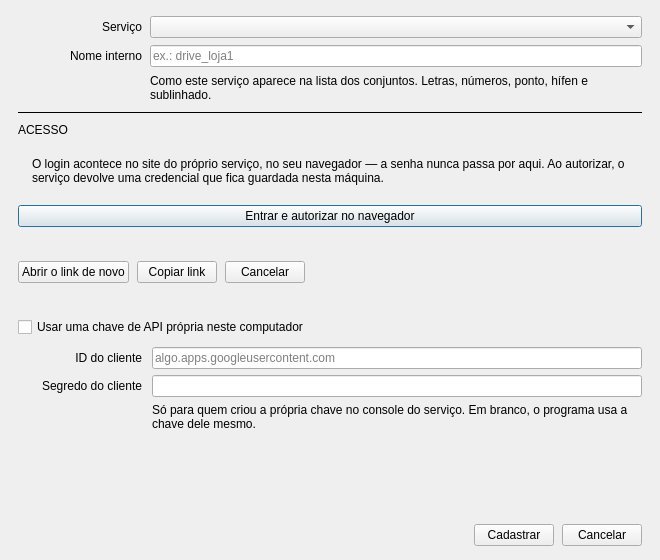
<?xml version="1.0" encoding="UTF-8"?>
<ui version="4.0">
 <class>CloudSetupDialog</class>
 <widget class="QDialog" name="CloudSetupDialog">
  <property name="geometry">
   <rect><x>0</x><y>0</y><width>660</width><height>560</height></rect>
  </property>
  <property name="windowTitle"><string>Adicionar serviço de nuvem</string></property>
  <property name="modal"><bool>true</bool></property>
  <layout class="QVBoxLayout" name="rootLayout">
   <property name="leftMargin"><number>18</number></property>
   <property name="topMargin"><number>16</number></property>
   <property name="rightMargin"><number>18</number></property>
   <property name="bottomMargin"><number>14</number></property>
   <property name="spacing"><number>10</number></property>

   <item>
    <layout class="QGridLayout" name="gridTop">
     <property name="horizontalSpacing"><number>8</number></property>
     <property name="verticalSpacing"><number>7</number></property>

     <item row="0" column="0">
      <widget class="QLabel" name="lblProvider">
       <property name="role" stdset="0"><string notr="true">field</string></property>
       <property name="minimumSize"><size><width>124</width><height>0</height></size></property>
       <property name="maximumSize"><size><width>124</width><height>16777215</height></size></property>
       <property name="alignment"><set>Qt::AlignRight|Qt::AlignTrailing|Qt::AlignVCenter</set></property>
       <property name="text"><string>Serviço</string></property>
      </widget>
     </item>
     <item row="0" column="1">
      <widget class="QComboBox" name="comboProvider"/>
     </item>

     <item row="1" column="0">
      <widget class="QLabel" name="lblName">
       <property name="role" stdset="0"><string notr="true">field</string></property>
       <property name="minimumSize"><size><width>124</width><height>0</height></size></property>
       <property name="maximumSize"><size><width>124</width><height>16777215</height></size></property>
       <property name="alignment"><set>Qt::AlignRight|Qt::AlignTrailing|Qt::AlignVCenter</set></property>
       <property name="text"><string>Nome interno</string></property>
      </widget>
     </item>
     <item row="1" column="1">
      <widget class="QLineEdit" name="editName">
       <property name="mono" stdset="0"><string notr="true">true</string></property>
       <property name="placeholderText"><string>ex.: drive_loja1</string></property>
      </widget>
     </item>
     <item row="2" column="1">
      <widget class="QLabel" name="lblNameHint">
       <property name="role" stdset="0"><string notr="true">hint</string></property>
       <property name="wordWrap"><bool>true</bool></property>
       <property name="text"><string>Como este serviço aparece na lista dos conjuntos. Letras, números, ponto, hífen e sublinhado.</string></property>
      </widget>
     </item>
    </layout>
   </item>

   <item>
    <widget class="QFrame" name="dividerTop">
     <property name="role" stdset="0"><string notr="true">divider</string></property>
     <property name="minimumSize"><size><width>0</width><height>1</height></size></property>
     <property name="maximumSize"><size><width>16777215</width><height>1</height></size></property>
     <property name="frameShape"><enum>QFrame::HLine</enum></property>
    </widget>
   </item>

   <item>
    <widget class="QLabel" name="lblStepHeader">
     <property name="role" stdset="0"><string notr="true">section</string></property>
     <property name="text"><string>ACESSO</string></property>
    </widget>
   </item>

   <item>
    <widget class="QStackedWidget" name="stack">
     <property name="currentIndex"><number>0</number></property>

     <widget class="QWidget" name="pageOauth">
      <layout class="QVBoxLayout" name="oauthLayout">
       <property name="leftMargin"><number>0</number></property>
       <property name="topMargin"><number>0</number></property>
       <property name="rightMargin"><number>0</number></property>
       <property name="bottomMargin"><number>0</number></property>
       <property name="spacing"><number>10</number></property>
       <item>
        <widget class="QFrame" name="oauthRule">
         <property name="role" stdset="0"><string notr="true">rule</string></property>
         <layout class="QVBoxLayout" name="oauthRuleLayout">
          <property name="leftMargin"><number>14</number></property>
          <property name="topMargin"><number>10</number></property>
          <property name="rightMargin"><number>14</number></property>
          <property name="bottomMargin"><number>10</number></property>
          <item>
           <widget class="QLabel" name="lblOauthIntro">
            <property name="wordWrap"><bool>true</bool></property>
            <property name="text"><string>O login acontece no site do próprio serviço, no seu navegador — a senha nunca passa por aqui. Ao autorizar, o serviço devolve uma credencial que fica guardada nesta máquina.</string></property>
           </widget>
          </item>
         </layout>
        </widget>
       </item>
       <item>
        <widget class="QPushButton" name="btnAuthorize">
         <property name="role" stdset="0"><string notr="true">accent</string></property>
         <property name="text"><string>Entrar e autorizar no navegador</string></property>
        </widget>
       </item>
       <item>
        <widget class="QLabel" name="lblOauthStatus">
         <property name="role" stdset="0"><string notr="true">hint</string></property>
         <property name="wordWrap"><bool>true</bool></property>
         <property name="text"><string/></property>
        </widget>
       </item>
       <item>
        <layout class="QHBoxLayout" name="oauthLinkLayout">
         <property name="spacing"><number>8</number></property>
         <item>
          <widget class="QPushButton" name="btnOpenAgain">
           <property name="text"><string>Abrir o link de novo</string></property>
          </widget>
         </item>
         <item>
          <widget class="QPushButton" name="btnCopyLink">
           <property name="text"><string>Copiar link</string></property>
          </widget>
         </item>
         <item>
          <widget class="QPushButton" name="btnCancelAuth">
           <property name="text"><string>Cancelar</string></property>
          </widget>
         </item>
         <item>
          <spacer name="oauthLinkSpacer">
           <property name="orientation"><enum>Qt::Orientation::Horizontal</enum></property>
           <property name="sizeHint" stdset="0"><size><width>1</width><height>0</height></size></property>
          </spacer>
         </item>
        </layout>
       </item>
       <item>
        <widget class="QLabel" name="lblKeyWarn">
         <property name="role" stdset="0"><string notr="true">hintWarn</string></property>
         <property name="wordWrap"><bool>true</bool></property>
         <property name="text"><string/></property>
        </widget>
       </item>
       <item>
        <widget class="QCheckBox" name="chkOwnKey">
         <property name="text"><string>Usar uma chave de API própria neste computador</string></property>
        </widget>
       </item>
       <item>
        <widget class="QWidget" name="keyBox">
         <layout class="QGridLayout" name="keyLayout">
          <property name="leftMargin"><number>0</number></property>
          <property name="topMargin"><number>0</number></property>
          <property name="rightMargin"><number>0</number></property>
          <property name="bottomMargin"><number>0</number></property>
          <property name="horizontalSpacing"><number>10</number></property>
          <property name="verticalSpacing"><number>6</number></property>
          <item row="0" column="0">
           <widget class="QLabel" name="lblKeyId">
            <property name="role" stdset="0"><string notr="true">field</string></property>
            <property name="minimumSize"><size><width>124</width><height>0</height></size></property>
            <property name="maximumSize"><size><width>124</width><height>16777215</height></size></property>
            <property name="alignment"><set>Qt::AlignmentFlag::AlignRight|Qt::AlignmentFlag::AlignVCenter</set></property>
            <property name="text"><string>ID do cliente</string></property>
           </widget>
          </item>
          <item row="0" column="1">
           <widget class="QLineEdit" name="editClientId">
            <property name="placeholderText"><string>algo.apps.googleusercontent.com</string></property>
           </widget>
          </item>
          <item row="1" column="0">
           <widget class="QLabel" name="lblKeySecret">
            <property name="role" stdset="0"><string notr="true">field</string></property>
            <property name="minimumSize"><size><width>124</width><height>0</height></size></property>
            <property name="maximumSize"><size><width>124</width><height>16777215</height></size></property>
            <property name="alignment"><set>Qt::AlignmentFlag::AlignRight|Qt::AlignmentFlag::AlignVCenter</set></property>
            <property name="text"><string>Segredo do cliente</string></property>
           </widget>
          </item>
          <item row="1" column="1">
           <widget class="QLineEdit" name="editClientSecret">
            <property name="echoMode"><enum>QLineEdit::EchoMode::Password</enum></property>
           </widget>
          </item>
          <item row="2" column="1">
           <widget class="QLabel" name="lblKeyHint">
            <property name="role" stdset="0"><string notr="true">hint</string></property>
            <property name="wordWrap"><bool>true</bool></property>
            <property name="text"><string>Só para quem criou a própria chave no console do serviço. Em branco, o programa usa a chave dele mesmo.</string></property>
           </widget>
          </item>
         </layout>
        </widget>
       </item>
       <item>
        <spacer name="oauthSpacer">
         <property name="orientation"><enum>Qt::Orientation::Vertical</enum></property>
         <property name="sizeHint" stdset="0"><size><width>0</width><height>1</height></size></property>
        </spacer>
       </item>
      </layout>
     </widget>

     <widget class="QWidget" name="pageFields">
      <layout class="QVBoxLayout" name="fieldsLayout">
       <property name="leftMargin"><number>0</number></property>
       <property name="topMargin"><number>0</number></property>
       <property name="rightMargin"><number>0</number></property>
       <property name="bottomMargin"><number>0</number></property>
       <property name="spacing"><number>8</number></property>
       <item>
        <widget class="QScrollArea" name="fieldsScroll">
         <property name="frameShape"><enum>QFrame::NoFrame</enum></property>
         <property name="horizontalScrollBarPolicy"><enum>Qt::ScrollBarAlwaysOff</enum></property>
         <property name="widgetResizable"><bool>true</bool></property>
         <widget class="QWidget" name="fieldsContents">
          <property name="geometry">
           <rect><x>0</x><y>0</y><width>600</width><height>240</height></rect>
          </property>
          <layout class="QGridLayout" name="gridFields">
           <property name="horizontalSpacing"><number>8</number></property>
           <property name="verticalSpacing"><number>7</number></property>
           <property name="leftMargin"><number>0</number></property>
           <property name="rightMargin"><number>0</number></property>
          </layout>
         </widget>
        </widget>
       </item>
      </layout>
     </widget>
    </widget>
   </item>

   <item>
    <widget class="QLabel" name="lblResult">
     <property name="role" stdset="0"><string notr="true">hint</string></property>
     <property name="wordWrap"><bool>true</bool></property>
     <property name="text"><string/></property>
    </widget>
   </item>

   <item>
    <layout class="QHBoxLayout" name="actionsLayout">
     <property name="spacing"><number>8</number></property>
     <item>
      <spacer name="actionsSpacer">
       <property name="orientation"><enum>Qt::Orientation::Horizontal</enum></property>
       <property name="sizeHint" stdset="0"><size><width>1</width><height>0</height></size></property>
      </spacer>
     </item>
     <item>
      <widget class="QPushButton" name="btnSave">
       <property name="role" stdset="0"><string notr="true">accent</string></property>
       <property name="text"><string>Cadastrar</string></property>
      </widget>
     </item>
     <item>
      <widget class="QPushButton" name="btnClose">
       <property name="text"><string>Cancelar</string></property>
      </widget>
     </item>
    </layout>
   </item>
  </layout>
 </widget>
 <resources/>
 <connections/>
</ui>
